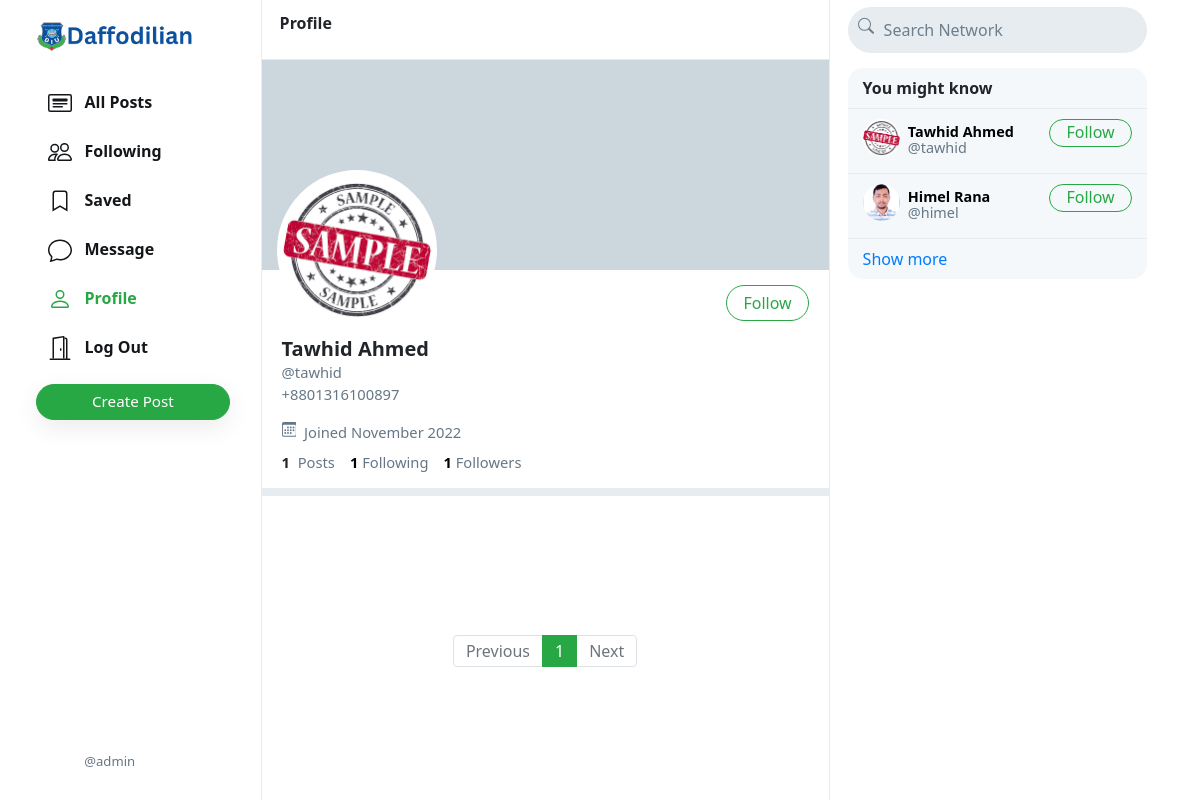
/tawhid (signed in), run on an earlier commit of the app's database.
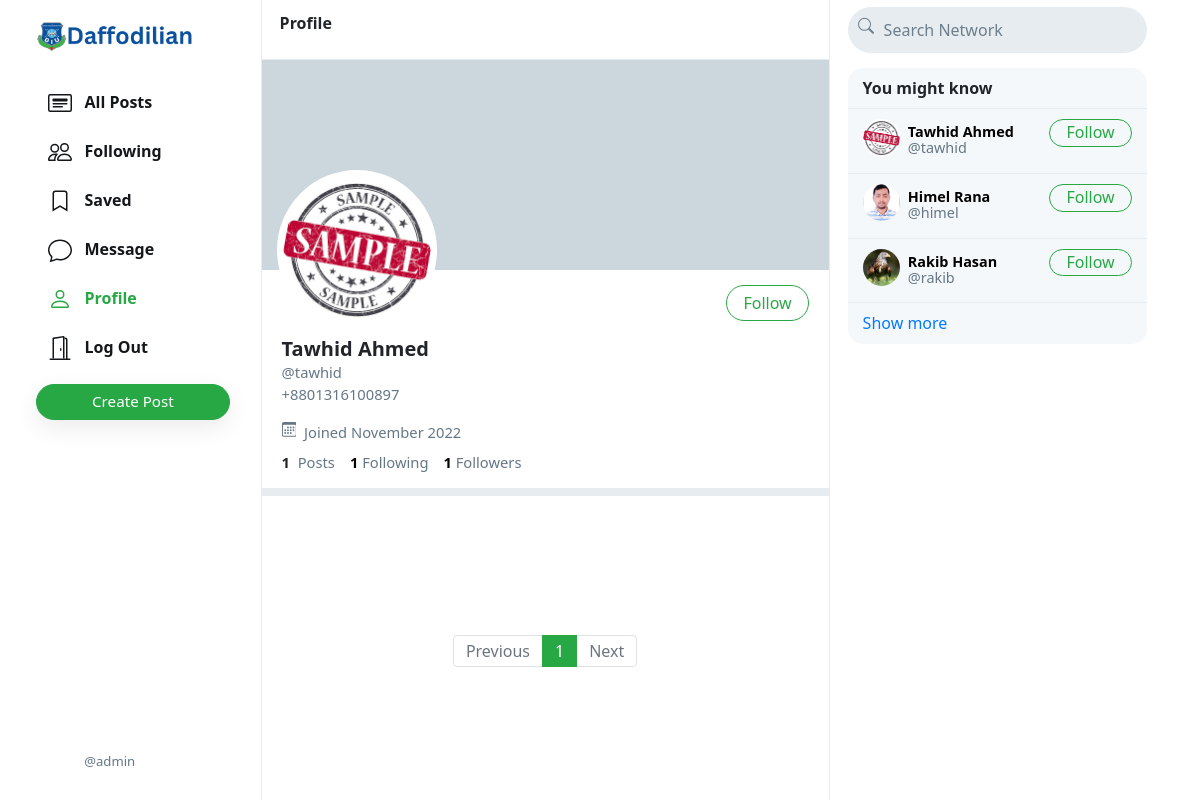
And on a later commit of the database.
### network/models.py (models this page shows, shortened)
class User(AbstractUser):
    profile_pic = models.ImageField(upload_to='profile_pic/')
    bio = models.TextField(max_length=160, blank=True, null=True)
    cover = models.ImageField(upload_to='covers/', blank=True)

### network/views.py (the view, shortened to what this page needs)
# urls.py: path("<str:username>", views.profile, name='profile'),
@login_required(login_url='/n/login')
def profile(request, username):
    user = User.objects.get(username=username)
    all_posts = Post.objects.filter(creater=user).order_by('-date_created')
    paginator = Paginator(all_posts, 10)
    page_number = request.GET.get('page')
    if page_number == None:
        page_number = 1
    posts = paginator.get_page(page_number)
    followings = []
    suggestions = []
    follower = False
    if request.user.is_authenticated:
        followings = Follower.objects.filter(followers=request.user).values_list('user', flat=True)
        suggestions = User.objects.exclude(pk__in=followings).exclude(username=request.user.username).order_by("?")[:6]
        if request.user in Follower.objects.get(user=user).followers.all():
            follower = True
    follower_count = Follower.objects.get(user=user).followers.all().count()
    following_count = Follower.objects.filter(followers=user).count()
    return render(request, 'network/profile.html', {
        "username": user,
        "posts": posts,
        "posts_count": all_posts.count(),
        "suggestions": suggestions,
        "page": "profile",
        "is_follower": follower,
        "follower_count": follower_count,
        "following_count": following_count
    })

### network/templates/network/profile.html (shortened to what this page needs)
{% extends 'network/index.html' %}
{% load static %}
{% block profile %}
    <div class="profile-view" data-user="{{username.username}}">
        <div class="cover-image" style="background-image: url(/media/{{username.cover}})">
        </div>
        <div class="profile-image" style="background-image: url(/media/{{username.profile_pic}})">
        </div>
        <div class="profile-details">
            <div>
                {% if user.username == username.username %}
                    <button onclick="change_password()" class="btn btn-outline-success float-right" >Change Password</button>
                {% elif is_follower %}
                    <button class="btn btn-success float-right" onclick="unfollow_user(this,'{{username.username}}','edit_page')" id="following-btn">Following</button>
                {% else %}
                    <button class="btn btn-outline-success float-right" onclick="follow_user(this,'{{username.username}}','edit_page')" id="follow-btn">Follow</button>
                {% endif %}
            </div>
            <div class="details-data">
                <h5>{{username.first_name}} {{username.last_name}}
                </h5>
                <div class="grey">@{{username.username}}</div>
                <div class="grey">+8801316100897
                </div>
                <div class="grey" style="padding: 8px 0px;">
                    &nbsp;Joined {{username.date_joined | date:"F Y"}}
                </div>
                <div>
                    <strong>
                        {{posts_count}}
                    </strong>
                    &nbsp;<span class="grey">Posts</span>
                    <a href="#">
                        <strong id="following__count">{{following_count | default:0}}</strong>&nbsp;<span class="grey">Following</span>
                    </a>
                    <a href="#">
                        <strong id="follower__count">{{follower_count | default:0}}</strong>&nbsp;<span class="grey">Followers</span>
                    </a>
                </div>
            </div>
        </div>
    </div>
    <div class="space"></div>
{% endblock %}

### network/templates/network/layout.html (shortened to what the changed rows need)
{% load static %}
<!DOCTYPE html>
<html lang="en">
    <head>
        <link rel="stylesheet" href="https://stackpath.bootstrapcdn.com/bootstrap/4.4.1/css/bootstrap.min.css">
        <link href="{% static 'network/styles.css' %}" rel="stylesheet">
    </head>
    <body>
        <div class="body" data-page="{{page}}">
            {% block body %}
            {% endblock %}
            <div class="right-div">
                <div class='right-div-content'>
                    {% if user.is_authenticated %}
                        <div class="suggestion-box">
                            {% for suggestion in suggestions %}
                                <div class="suggestion-user">
                                    <div>
                                        <a href="{% url 'profile' suggestion.username %}">
                                            <div class="small-profilepic" style="background-image: url(/media/{{suggestion.profile_pic}})"></div>
                                        </a>
                                    </div>
                                    <div class="user-details">
                                        <a href="{% url 'profile' suggestion.username %}">
                                            <div id="user-name">
                                                <strong>
                                                    {{suggestion.first_name}} {{suggestion.last_name}}
                                                </strong>
                                            </div>
                                            <div class="grey">@{{suggestion.username}}</div>
                                        </a>
                                    </div>
                                    <div>
                                        <button class="btn btn-outline-success" type="button" onclick="follow_user(this,'{{suggestion.username}}','suggestion')">Follow</button>
                                    </div>
                                </div>
                            {% empty %}
                                    <div style="text-align: center; border-bottom: .5px solid #e6ecf0; padding: 10px 15px;">
                                        <span class="grey" style="font-size: .9em;">No suggestions available.</span>
                                    </div>
                            {% endfor %}
                        </div>
                    {% endif %}
                </div>
            </div>
        </div>
    </body>
</html>

What changed in the data, as far as the page shows it:
added User: profile_pic (picture), first_name "Rakib", last_name "Hasan", username "rakib"
